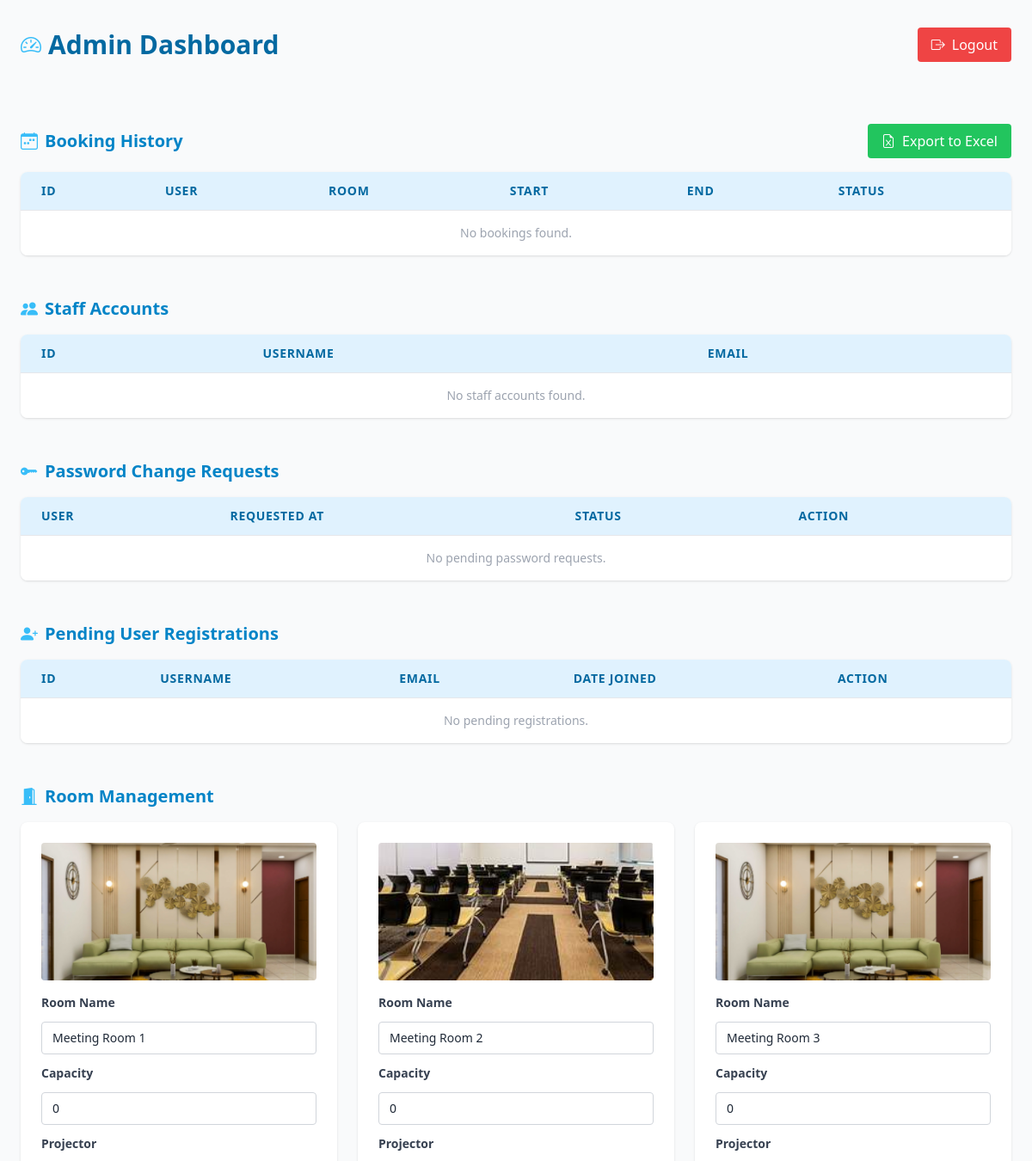
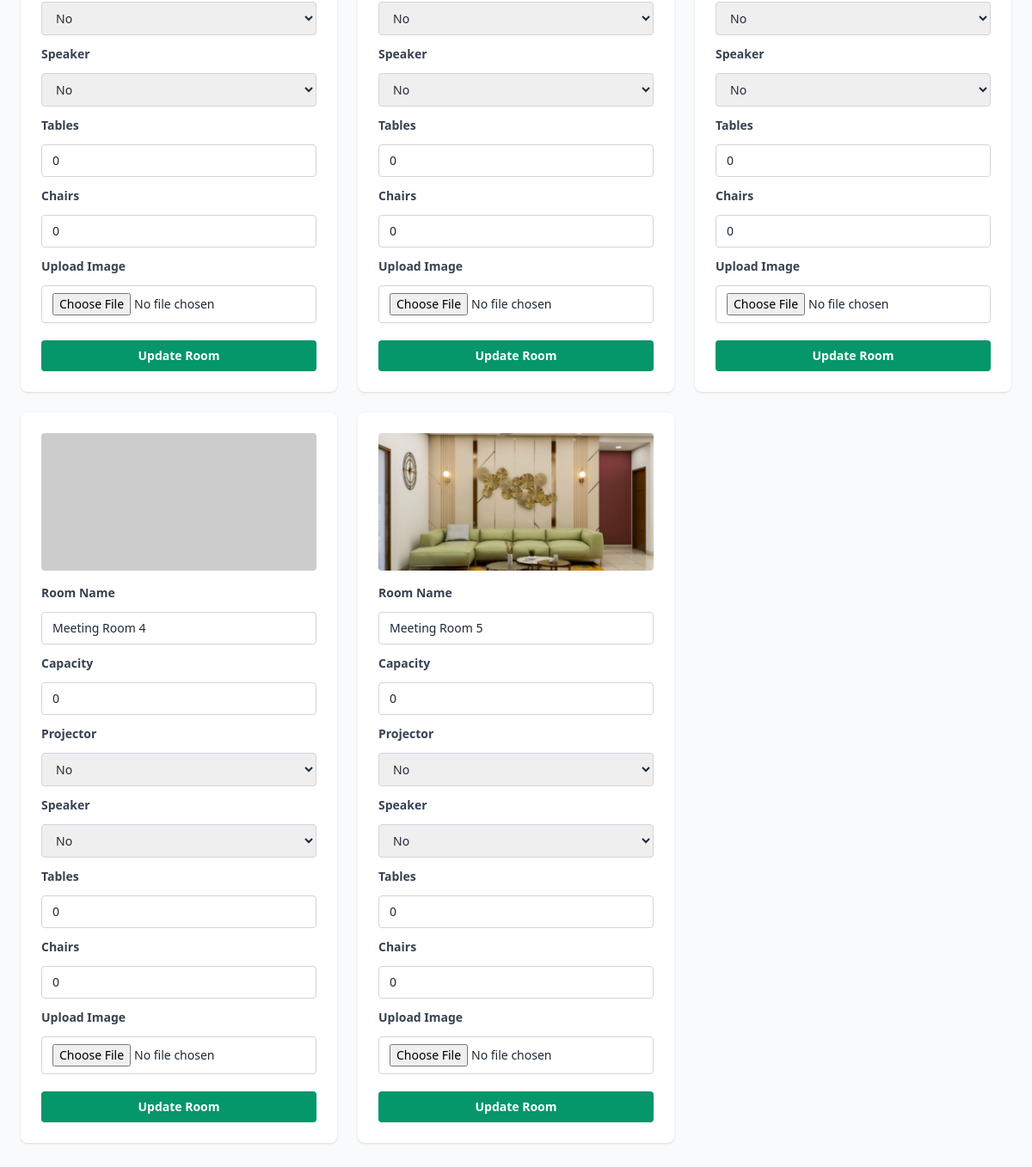
Page /dashboard-admin/rooms/ (signed in) on the committed database (2 pictures, top to bottom).
### booking/models.py (models this page shows, shortened)
class Room(models.Model):
    name = models.CharField(max_length=100, unique=True)
    description = models.CharField(max_length=255, blank=True)
    capacity = models.PositiveIntegerField(default=0, help_text="Max attendees")
    tools = models.CharField(max_length=255, blank=True, help_text="List of tools (speaker, projector...)")
    tables = models.PositiveIntegerField(default=0)
    chairs = models.PositiveIntegerField(default=0)
    image = models.ImageField(upload_to='room_images/', blank=True, null=True)
    projector = models.CharField(max_length=3, choices=[("Yes", "Yes"), ("No", "No")], default="No")
    speaker = models.CharField(max_length=3, choices=[("Yes", "Yes"), ("No", "No")], default="No")

### booking/views.py (the view)
# urls.py: path("dashboard-admin/rooms/", views.manage_rooms, name="manage_rooms"),
@login_required
@user_passes_test(lambda u: u.is_superuser)
def manage_rooms(request):
    rooms = Room.objects.all().order_by("name")
    return render(request, "booking/admin_dashboard.html", {"rooms": rooms})

### booking/templates/booking/admin_dashboard.html (shortened to what this page needs)
{% extends "booking/base.html" %}
{% block content %}
<div class="flex flex-col lg:flex-row min-h-screen bg-gray-50 font-sans text-gray-800">
  <main class="flex-1 px-6 py-8">
    <div class="flex justify-between items-center mb-8">
      <h1 class="text-3xl font-bold text-sky-700 flex items-center gap-2">
        <i class="bi bi-speedometer2 text-sky-400 text-2xl"></i> Admin Dashboard
      </h1>
      <a href="{% url 'logout' %}" class="inline-flex items-center px-4 py-2 bg-red-500 text-white rounded hover:bg-red-600 transition">
        <i class="bi bi-box-arrow-right me-2"></i> Logout
      </a>
    </div>
    <section class="mb-12">
      <div class="flex justify-between items-center mb-4">
        <h2 class="text-xl font-bold text-sky-600 flex items-center gap-2">
          <i class="bi bi-calendar-week text-sky-400"></i> Booking History
        </h2>
        <a href="{% url 'export_bookings' %}" class="inline-flex items-center px-4 py-2 bg-green-500 text-white rounded hover:bg-green-600 transition">
          <i class="bi bi-file-earmark-excel me-2"></i> Export to Excel
        </a>
      </div>
      <div class="overflow-x-auto bg-white rounded-lg shadow">
        <table class="min-w-full divide-y divide-gray-200">
          <thead class="bg-sky-100 text-sky-700 text-sm uppercase tracking-wider">
            <tr>
              <th class="px-6 py-3 text-left">ID</th>
              <th class="px-6 py-3 text-left">User</th>
              <th class="px-6 py-3 text-left">Room</th>
              <th class="px-6 py-3 text-left">Start</th>
              <th class="px-6 py-3 text-left">End</th>
              <th class="px-6 py-3 text-left">Status</th>
            </tr>
          </thead>
          <tbody class="bg-white divide-y divide-gray-100 text-sm text-gray-700">
            {% for booking in bookings %}
            <tr>
              <td class="px-6 py-4">{{ booking.id }}</td>
              <td class="px-6 py-4">{{ booking.created_by.username }}</td>
              <td class="px-6 py-4">{{ booking.room.name }}</td>
              <td class="px-6 py-4">{{ booking.start|date:"M d, Y H:i" }}</td>
              <td class="px-6 py-4">{{ booking.end|date:"M d, Y H:i" }}</td>
              <td class="px-6 py-4">
                <span class="inline-block px-3 py-1 rounded-full text-xs font-semibold
                  {% if booking.status == 'Approved' %} bg-green-100 text-green-700
                  {% elif booking.status == 'Pending' %} bg-yellow-100 text-yellow-800
                  {% elif booking.status == 'Rejected' %} bg-red-100 text-red-700
                  {% else %} bg-gray-200 text-gray-600 {% endif %}">
                  {{ booking.status }}
                </span>
              </td>
            </tr>
            {% empty %}
            <tr>
              <td colspan="6" class="px-6 py-4 text-center text-gray-400">No bookings found.</td>
            </tr>
            {% endfor %}
          </tbody>
        </table>
      </div>
    </section>
    <section>
      <h2 class="text-xl font-bold text-sky-600 mb-4 flex items-center gap-2">
        <i class="bi bi-people-fill text-sky-400"></i> Staff Accounts
      </h2>
      <div class="overflow-x-auto bg-white rounded-lg shadow">
        <table class="min-w-full divide-y divide-gray-200">
          <thead class="bg-sky-100 text-sky-700 text-sm uppercase tracking-wider">
            <tr>
              <th class="px-6 py-3 text-left">ID</th>
              <th class="px-6 py-3 text-left">Username</th>
              <th class="px-6 py-3 text-left">Email</th>
            </tr>
          </thead>
          <tbody class="bg-white divide-y divide-gray-100 text-sm text-gray-700">
            {% for staff in staff_accounts %}
            <tr>
              <td class="px-6 py-4">{{ staff.id }}</td>
              <td class="px-6 py-4">{{ staff.username }}</td>
              <td class="px-6 py-4">{{ staff.email }}</td>
            </tr>
            {% empty %}
            <tr>
              <td colspan="3" class="px-6 py-4 text-center text-gray-400">No staff accounts found.</td>
            </tr>
            {% endfor %}
          </tbody>
        </table>
      </div>
    </section>
    <section class="mt-12">
      <h2 class="text-xl font-bold text-sky-600 mb-4 flex items-center gap-2">
        <i class="bi bi-key-fill text-sky-400"></i> Password Change Requests
      </h2>
      <div class="overflow-x-auto bg-white rounded-lg shadow">
        <table class="min-w-full divide-y divide-gray-200">
          <thead class="bg-sky-100 text-sky-700 text-sm uppercase tracking-wider">
            <tr>
              <th class="px-6 py-3 text-left">User</th>
              <th class="px-6 py-3 text-left">Requested At</th>
              <th class="px-6 py-3 text-left">Status</th>
              <th class="px-6 py-3 text-left">Action</th>
            </tr>
          </thead>
          <tbody class="bg-white divide-y divide-gray-100 text-sm text-gray-700">
            {% for req in password_requests %}
            <tr>
              <td class="px-6 py-4 font-medium">{{ req.user.username }}</td>
              <td class="px-6 py-4">{{ req.requested_at|date:"M d, Y H:i" }}</td>
              <td class="px-6 py-4">
                <span class="inline-block px-3 py-1 rounded-full text-xs font-semibold bg-yellow-100 text-yellow-800">
                  Pending
                </span>
              </td>
              <td class="px-6 py-4 space-x-2">
                <a href="{% url 'approve_password_change' req.id %}" class="inline-block px-3 py-1 bg-green-500 text-white rounded hover:bg-green-600 transition text-xs font-semibold">Approve</a>
                <a href="{% url 'reject_password_change' req.id %}" class="inline-block px-3 py-1 bg-red-500 text-white rounded hover:bg-red-600 transition text-xs font-semibold">Reject</a>
              </td>
            </tr>
            {% empty %}
            <tr>
              <td colspan="4" class="px-6 py-4 text-center text-gray-400">No pending password requests.</td>
            </tr>
            {% endfor %}
          </tbody>
        </table>
      </div>
    </section>
    <section class="mt-12">
      <h2 class="text-xl font-bold text-sky-600 mb-4 flex items-center gap-2">
        <i class="bi bi-person-plus-fill text-sky-400"></i> Pending User Registrations
      </h2>
      <div class="overflow-x-auto bg-white rounded-lg shadow">
        <table class="min-w-full divide-y divide-gray-200">
          <thead class="bg-sky-100 text-sky-700 text-sm uppercase tracking-wider">
            <tr>
              <th class="px-6 py-3 text-left">ID</th>
              <th class="px-6 py-3 text-left">Username</th>
              <th class="px-6 py-3 text-left">Email</th>
              <th class="px-6 py-3 text-left">Date Joined</th>
              <th class="px-6 py-3 text-left">Action</th>
            </tr>
          </thead>
          <tbody class="bg-white divide-y divide-gray-100 text-sm text-gray-700">
            {% for user in pending_users %}
            <tr>
              <td class="px-6 py-4">{{ user.id }}</td>
              <td class="px-6 py-4 font-medium">{{ user.username }}</td>
              <td class="px-6 py-4">{{ user.email }}</td>
              <td class="px-6 py-4">{{ user.date_joined|date:"M d, Y H:i" }}</td>
              <td class="px-6 py-4 space-x-2">
                <a href="{% url 'approve_user' user.id %}" class="inline-block px-3 py-1 bg-green-500 text-white rounded hover:bg-green-600 transition text-xs font-semibold">Approve</a>
                <a href="{% url 'reject_user' user.id %}" class="inline-block px-3 py-1 bg-red-500 text-white rounded hover:bg-red-600 transition text-xs font-semibold">Reject</a>
              </td>
            </tr>
            {% empty %}
            <tr>
              <td colspan="5" class="px-6 py-4 text-center text-gray-400">No pending registrations.</td>
            </tr>
            {% endfor %}
          </tbody>
        </table>
      </div>
    </section>
    <section class="mt-12">
      <h2 class="text-xl font-bold text-sky-600 mb-4 flex items-center gap-2">
        <i class="bi bi-door-open-fill text-sky-400"></i> Room Management
      </h2>
      <div class="grid grid-cols-1 sm:grid-cols-2 lg:grid-cols-3 gap-6">
        {% for room in rooms %}
        <div class="bg-white rounded-lg shadow p-6 flex flex-col gap-4">
          {% if room.image %}
            <img src="{{ room.image.url }}" alt="{{ room.name }}" class="w-full h-40 object-cover rounded">
          {% else %}
            <img src="https://via.placeholder.com/300x150?text=Room" alt="{{ room.name }}" class="w-full h-40 object-cover rounded">
          {% endif %}
          <form method="POST" action="{% url 'update_room' room.id %}" enctype="multipart/form-data" class="flex flex-col gap-3">
            <label class="text-sm font-semibold text-gray-700">Room Name</label>
            <input type="text" name="name" value="{{ room.name }}" class="border border-gray-300 rounded px-3 py-2 text-sm">
            <label class="text-sm font-semibold text-gray-700">Capacity</label>
            <input type="number" name="capacity" value="{{ room.capacity }}" class="border border-gray-300 rounded px-3 py-2 text-sm">
            <label class="text-sm font-semibold text-gray-700">Projector</label>
            <select name="projector" class="border border-gray-300 rounded px-3 py-2 text-sm">
              <option value="No" {% if room.projector == "No" %}selected{% endif %}>No</option>
            </select>
            <label class="text-sm font-semibold text-gray-700">Speaker</label>
            <select name="speaker" class="border border-gray-300 rounded px-3 py-2 text-sm">
              <option value="No" {% if room.speaker == "No" %}selected{% endif %}>No</option>
            </select>
            <label class="text-sm font-semibold text-gray-700">Tables</label>
            <input type="number" name="tables" value="{{ room.tables }}" class="border border-gray-300 rounded px-3 py-2 text-sm">
            <label class="text-sm font-semibold text-gray-700">Chairs</label>
            <input type="number" name="chairs" value="{{ room.chairs }}" class="border border-gray-300 rounded px-3 py-2 text-sm">
            <label class="text-sm font-semibold text-gray-700">Upload Image</label>
            <input type="file" name="image" class="border border-gray-300 rounded px-3 py-2 text-sm">
            <button type="submit" class="mt-2 bg-emerald-600 text-white px-4 py-2 rounded hover:bg-emerald-700 font-semibold transition text-sm">
              Update Room
            </button>
          </form>
        </div>
        {% endfor %}
      </div>
    </section>
  </main>
</div>
{% endblock %}

### rows in the picture
Room: image (picture), name "Meeting Room 1", capacity "0", projector "No", speaker "No", tables "0", chairs "0"
Room: image (picture), name "Meeting Room 2", capacity "0", projector "No", speaker "No", tables "0", chairs "0"
Room: image (picture), name "Meeting Room 3", capacity "0", projector "No", speaker "No", tables "0", chairs "0"
Room: name "Meeting Room 4", capacity "0", projector "No", speaker "No", tables "0", chairs "0"
Room: image (picture), name "Meeting Room 5", capacity "0", projector "No", speaker "No", tables "0", chairs "0"
